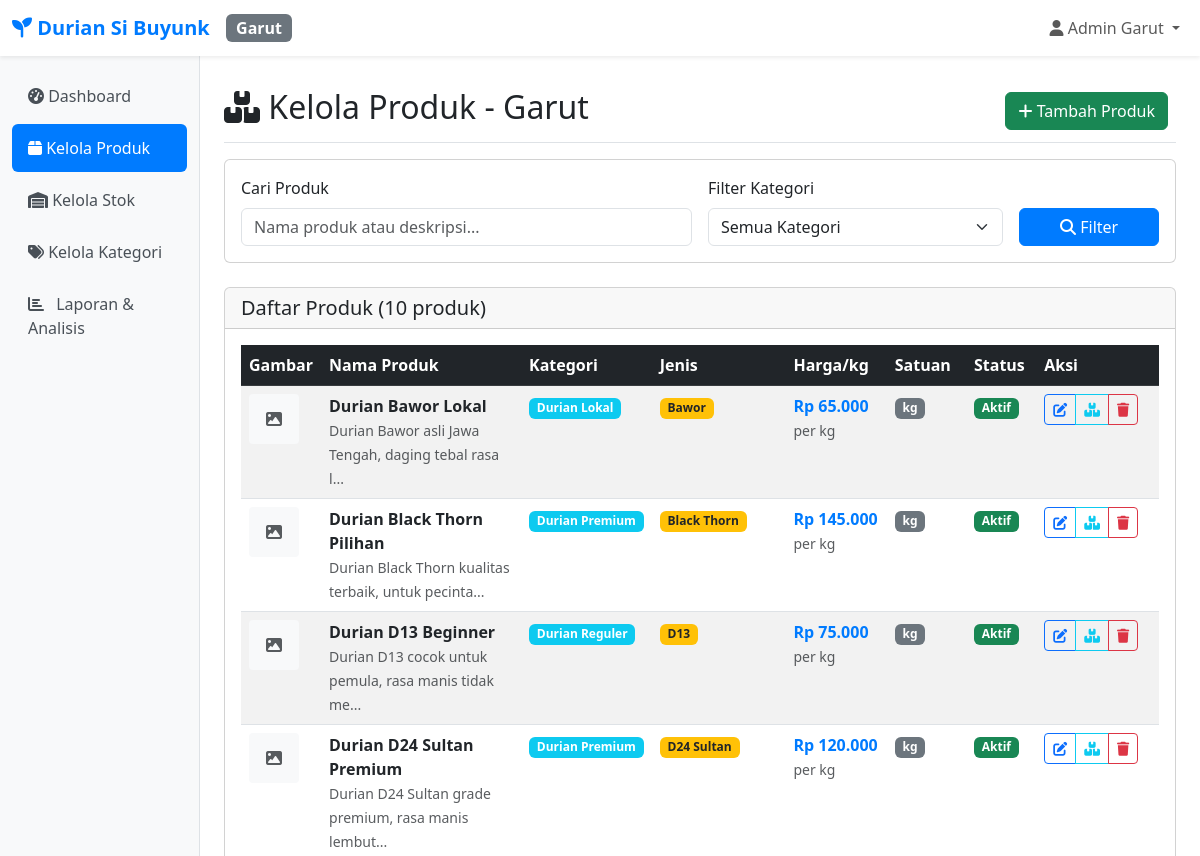
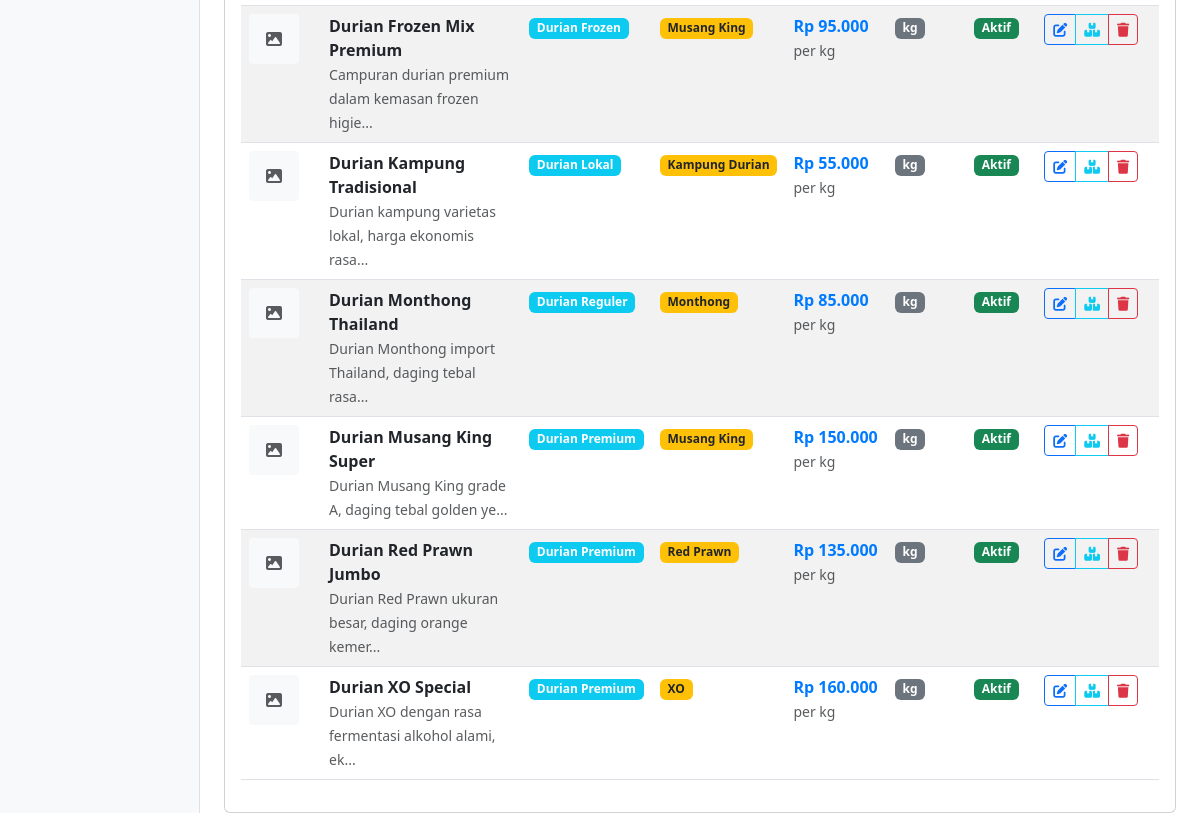
Page /cabang/garut/produk/index.php (signed in) on the earlier database version (2 pictures, top to bottom).
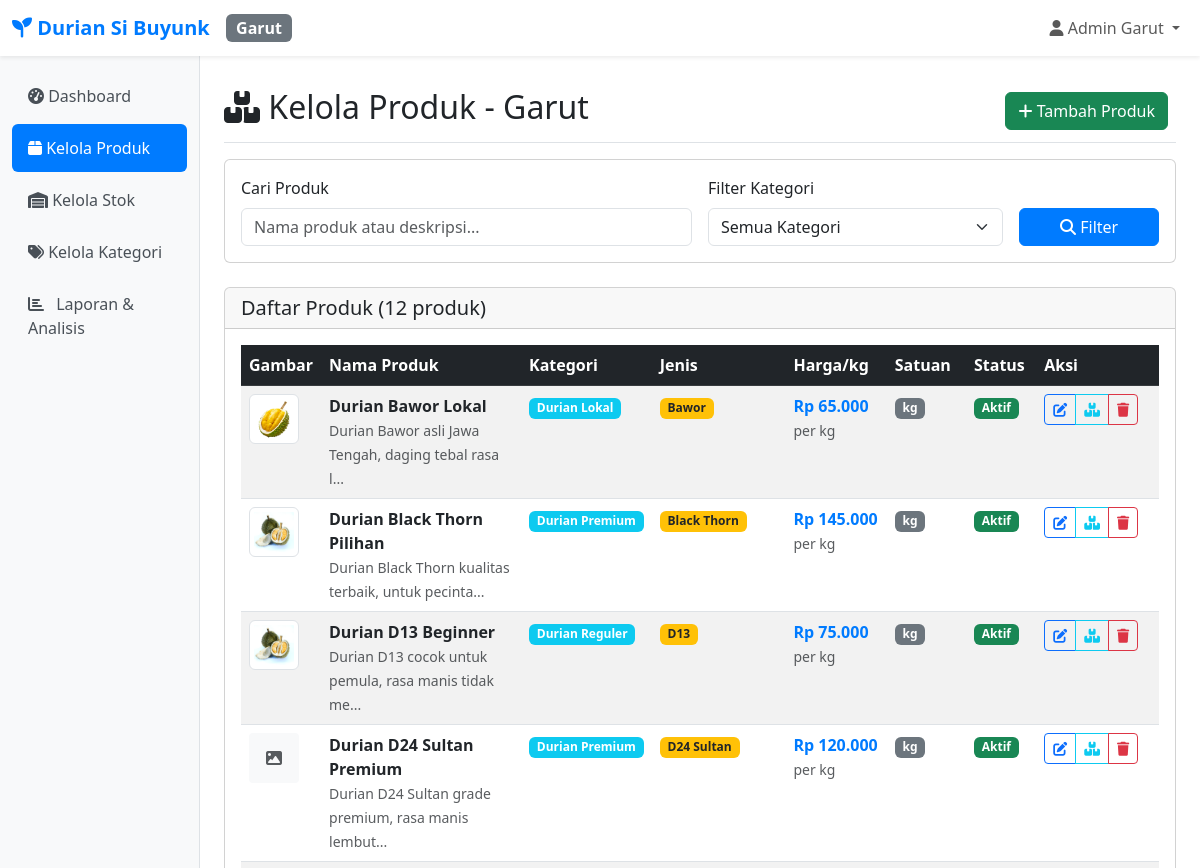
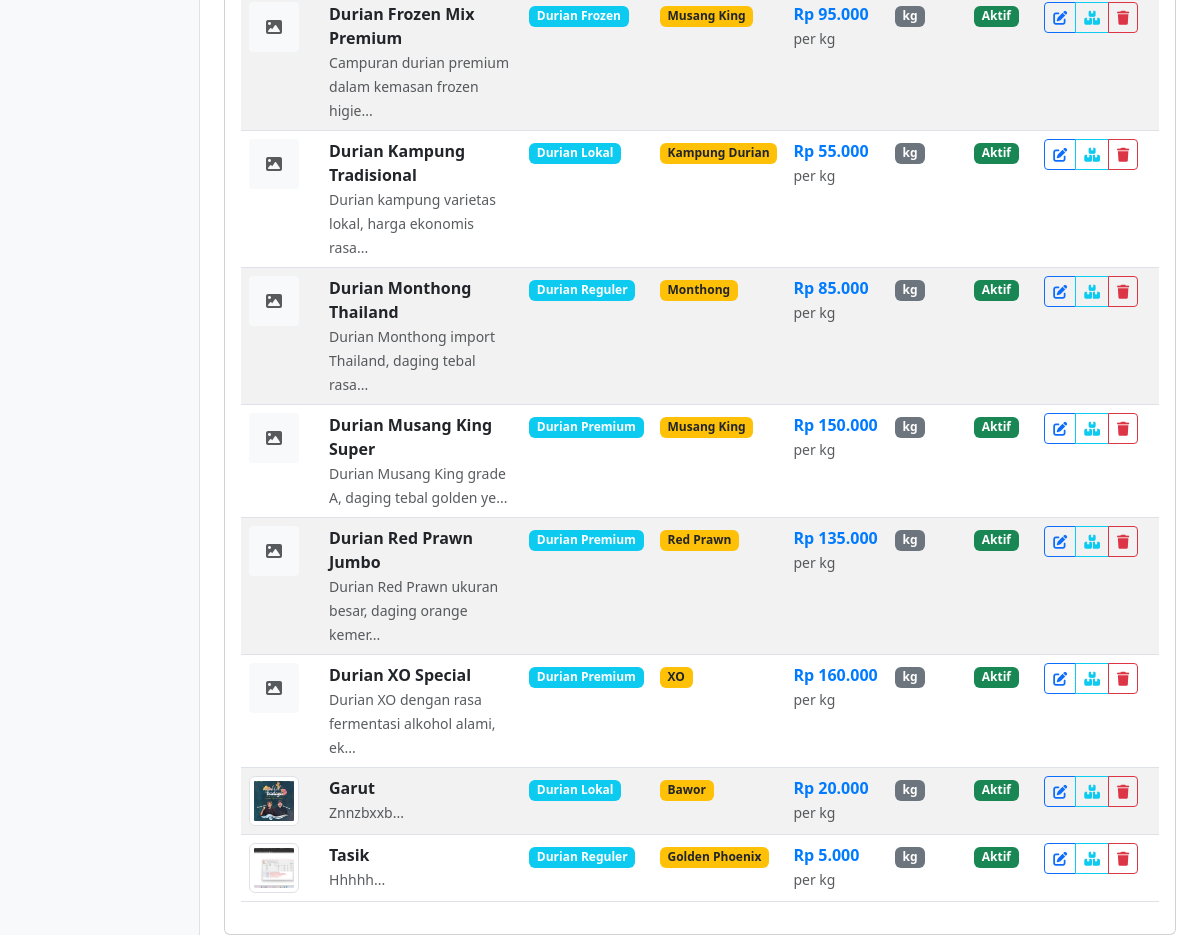
Same page on the later database version (2 pictures, top to bottom).
### tables this page shows
CREATE TABLE `produk` (
  `id` int NOT NULL,
  `nama_produk` varchar(200) NOT NULL,
  `kategori_id` int DEFAULT NULL,
  `jenis_durian_id` int DEFAULT NULL,
  `harga` decimal(12,2) NOT NULL,
  `harga_per_kg` decimal(12,2) DEFAULT '0.00' COMMENT 'Harga per kilogram',
  `stok_tasik` int DEFAULT '0',
  `stok_garut` int DEFAULT '0',
  `total_kg_tasik` decimal(10,3) DEFAULT '0.000' COMMENT 'Total berat stok Tasik dalam kg',
  `total_kg_garut` decimal(10,3) DEFAULT '0.000' COMMENT 'Total berat stok Garut dalam kg',
  `total_pcs_tasik` int DEFAULT '0' COMMENT 'Total pieces Tasik',
  `total_pcs_garut` int DEFAULT '0' COMMENT 'Total pieces Garut',
  `satuan` varchar(20) DEFAULT 'pcs',
  `deskripsi` text,
  `gambar` varchar(255) DEFAULT NULL,
  `status` enum('aktif','nonaktif') DEFAULT 'aktif',
  `created_at` timestamp NOT NULL DEFAULT CURRENT_TIMESTAMP,
  `updated_at` timestamp NOT NULL DEFAULT CURRENT_TIMESTAMP ON UPDATE CURRENT_TIMESTAMP
);

CREATE TABLE `kategori` (
  `id` int NOT NULL,
  `nama_kategori` varchar(100) NOT NULL,
  `deskripsi` text,
  `created_at` timestamp NOT NULL DEFAULT CURRENT_TIMESTAMP
);

CREATE TABLE `jenis_durian` (
  `id` int NOT NULL,
  `nama_jenis` varchar(100) NOT NULL,
  `deskripsi` text,
  `created_at` timestamp NOT NULL DEFAULT CURRENT_TIMESTAMP
);

### includes/functions.php (called while the page is built, shortened)
<?php
require_once __DIR__ . '/../config/config.php';
function getProducts($cabang_id = null, $kategori_id = null, $search = null) {
    try {
        $pdo = getConnection();
        $sql = "SELECT p.*, k.nama_kategori, jd.nama_jenis,
                CASE
                    WHEN ? = 1 THEN p.stok_tasik
                    WHEN ? = 2 THEN p.stok_garut
                    ELSE (p.stok_tasik + p.stok_garut)
                END as stok
                FROM produk p
                LEFT JOIN kategori k ON p.kategori_id = k.id
                LEFT JOIN jenis_durian jd ON p.jenis_durian_id = jd.id
                WHERE p.status = 'aktif'";
        $params = [$cabang_id, $cabang_id];
        $sql .= " ORDER BY p.nama_produk";
        $stmt = $pdo->prepare($sql);
        $stmt->execute($params);
        return $stmt->fetchAll();
    } catch (Exception $e) {
        return [];
    }
}
function getImagePath($imageName, $branch = null) {
    if (!$imageName) return null;
    if (strpos($imageName, '/') !== false) {
        $path = "public/assets/images/products/" . $imageName;
    }
    return $path;
}
?>

### config/config.php (called while the page is built, shortened)
<?php
function formatRupiah($amount) {
    return 'Rp ' . number_format($amount, 0, ',', '.');
}
?>

### cabang/garut/produk/index.php (the view, shortened to what the changed rows need)
<?php
require_once __DIR__ . '/../../../includes/functions.php';
$kategori_id = isset($_GET['kategori']) ? (int)$_GET['kategori'] : null;
$search = isset($_GET['search']) ? sanitize($_GET['search']) : null;
$products = getProducts(CABANG_GARUT, $kategori_id, $search);
include __DIR__ . '/../../../includes/header.php';
?>
<div class="d-flex justify-content-between flex-wrap flex-md-nowrap align-items-center pt-3 pb-2 mb-3 border-bottom">
    <h1 class="h2"><i class="fas fa-boxes"></i> Kelola Produk - Garut</h1>
</div>
<div class="card">
    <div class="card-header">
        <h5 class="mb-0">Daftar Produk (<?= count($products) ?> produk)</h5>
    </div>
    <div class="card-body">
        <?php if (empty($products)): ?>
            <div class="text-center py-5">
                <i class="fas fa-box-open" style="font-size: 4rem; color: #6c757d;"></i>
                <h4 class="mt-3 text-muted">Tidak ada produk ditemukan</h4>
                <p class="text-muted">Belum ada produk atau coba ubah filter pencarian</p>
                <a href="tambah.php" class="btn btn-success">
                    <i class="fas fa-plus"></i> Tambah Produk Pertama
                </a>
            </div>
        <?php else: ?>
            <div class="d-none d-md-block">
                <div class="table-responsive">
                    <table class="table table-striped table-hover">
                        <thead class="table-dark">
                            <tr>
                                <th style="width: 60px;">Gambar</th>
                                <th style="min-width: 200px;">Nama Produk</th>
                                <th style="width: 120px;">Kategori</th>
                                <th style="width: 120px;">Jenis</th>
                                <th style="width: 130px;">Harga/kg</th>
                                <th style="width: 100px;">Satuan</th>
                                <th style="width: 80px;">Status</th>
                                <th style="width: 160px;">Aksi</th>
                            </tr>
                        </thead>
                        <tbody>
                        <?php foreach ($products as $product): ?>
                            <tr>
                                <td>
                                    <?php
                                    $imagePath = getImagePath($product['gambar']);
                                    if ($imagePath && file_exists("../../../" . $imagePath)): ?>
                                        <img src="../../../<?= $imagePath ?>?v=<?= time() ?>"
                                             class="img-thumbnail" style="width: 50px; height: 50px; object-fit: cover;">
                                    <?php else: ?>
                                        <div class="bg-light d-flex align-items-center justify-content-center"
                                             style="width: 50px; height: 50px; border-radius: 4px;">
                                            <i class="fas fa-image text-muted"></i>
                                        </div>
                                    <?php endif; ?>
                                </td>
                                <td>
                                    <strong><?= htmlspecialchars($product['nama_produk']) ?></strong>
                                    <?php if ($product['deskripsi']): ?>
                                        <br><small class="text-muted"><?= htmlspecialchars(substr($product['deskripsi'], 0, 50)) ?>...</small>
                                    <?php endif; ?>
                                </td>
                                <td>
                                    <?php if ($product['nama_kategori']): ?>
                                        <span class="badge bg-info"><?= htmlspecialchars($product['nama_kategori']) ?></span>
                                    <?php else: ?>
                                        <span class="text-muted">-</span>
                                    <?php endif; ?>
                                </td>
                                <td>
                                    <?php if ($product['nama_jenis']): ?>
                                        <span class="badge bg-warning text-dark"><?= htmlspecialchars($product['nama_jenis']) ?></span>
                                    <?php else: ?>
                                        <span class="text-muted">-</span>
                                    <?php endif; ?>
                                </td>
                                <td>
                                    <?php if ($product['harga_per_kg']): ?>
                                        <span class="text-primary fw-bold"><?= formatRupiah($product['harga_per_kg']) ?></span>
                                        <br><small class="text-muted">per kg</small>
                                    <?php else: ?>
                                        <span class="text-muted">-</span>
                                    <?php endif; ?>
                                </td>
                                <td>
                                    <span class="badge bg-secondary"><?= htmlspecialchars($product['satuan'] ?: 'kg') ?></span>
                                </td>
                                <td>
                                    <span class="badge bg-success">Aktif</span>
                                </td>
                                <td>
                                    <div class="btn-group btn-group-sm">
                                        <a href="edit.php?id=<?= $product['id'] ?>" class="btn btn-outline-primary" title="Edit">
                                            <i class="fas fa-edit"></i>
                                        </a>
                                        <a href="../manajemen-stok/index.php" class="btn btn-outline-info" title="Kelola Stok">
                                            <i class="fas fa-boxes"></i>
                                        </a>
                                        <a href="hapus.php?id=<?= $product['id'] ?>" class="btn btn-outline-danger"
                                           onclick="return confirm('Yakin ingin menghapus produk ini?')" title="Hapus">
                                            <i class="fas fa-trash"></i>
                                        </a>
                                    </div>
                                </td>
                            </tr>
                        <?php endforeach; ?>
                        </tbody>
                    </table>
                </div>
            </div>
        <?php endif; ?>
    </div>
</div>
                </div>
            </main>
        </div>
    </div>
</body>
</html>

Differences in the rows shown:
changed produk "Durian Bawor Lokal": gambar: picture added
changed produk "Durian Black Thorn Pilihan": gambar: picture added
changed produk "Durian D13 Beginner": gambar: picture added
added produk: gambar (picture), nama_produk "Garut", deskripsi "Znnzbxxb", kategori.nama_kategori "Durian Lokal", jenis_durian.nama_jenis "Bawor", harga_per_kg "Rp 20.000", satuan "kg"
added produk: gambar (picture), nama_produk "Tasik", deskripsi "Hhhhh", kategori.nama_kategori "Durian Reguler", jenis_durian.nama_jenis "Golden Phoenix", harga_per_kg "Rp 5.000", satuan "kg"
Other differences:
count($products): "10" → "12"
